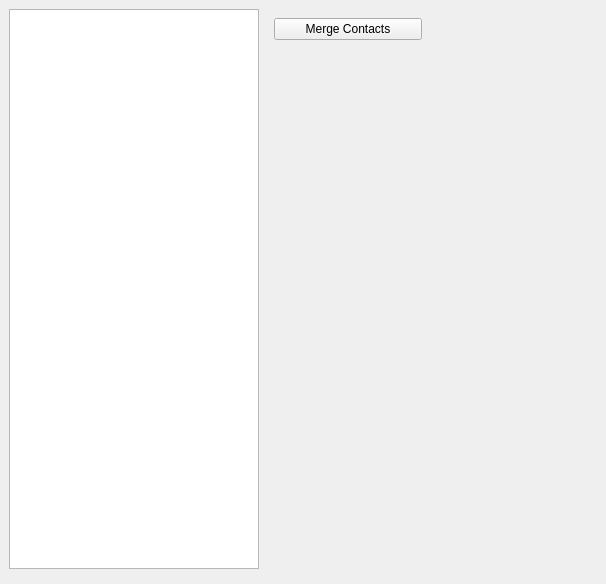
<?xml version="1.0" encoding="UTF-8"?>
<ui version="4.0">
 <class>MainWindow</class>
 <widget class="QMainWindow" name="MainWindow">
  <property name="geometry">
   <rect>
    <x>0</x>
    <y>0</y>
    <width>606</width>
    <height>584</height>
   </rect>
  </property>
  <property name="windowTitle">
   <string>Address Book</string>
  </property>
  <widget class="QWidget" name="m_centralwidget">
   <layout class="QHBoxLayout" name="horizontalLayout">
    <item>
     <layout class="QVBoxLayout" name="verticalLayout_2">
      <property name="sizeConstraint">
       <enum>QLayout::SetMaximumSize</enum>
      </property>
      <item>
       <widget class="PersonsListView" name="m_personsView">
        <property name="sizePolicy">
         <sizepolicy hsizetype="Minimum" vsizetype="Expanding">
          <horstretch>0</horstretch>
          <verstretch>0</verstretch>
         </sizepolicy>
        </property>
        <property name="minimumSize">
         <size>
          <width>250</width>
          <height>0</height>
         </size>
        </property>
        <property name="maximumSize">
         <size>
          <width>250</width>
          <height>16777215</height>
         </size>
        </property>
        <property name="flow">
         <enum>QListView::TopToBottom</enum>
        </property>
        <property name="gridSize">
         <size>
          <width>0</width>
          <height>0</height>
         </size>
        </property>
        <property name="viewMode">
         <enum>QListView::IconMode</enum>
        </property>
       </widget>
      </item>
      <item>
       <widget class="FilterBar" name="m_filterBar" native="true">
        <property name="maximumSize">
         <size>
          <width>16777215</width>
          <height>16777215</height>
         </size>
        </property>
       </widget>
      </item>
     </layout>
    </item>
    <item>
     <widget class="QStackedWidget" name="m_stackWidget">
      <property name="sizePolicy">
       <sizepolicy hsizetype="MinimumExpanding" vsizetype="Preferred">
        <horstretch>0</horstretch>
        <verstretch>0</verstretch>
       </sizepolicy>
      </property>
      <property name="currentIndex">
       <number>0</number>
      </property>
      <widget class="QWidget" name="page_1">
       <layout class="QVBoxLayout" name="verticalLayout">
        <item>
         <widget class="QPushButton" name="m_mergeButton">
          <property name="text">
           <string>Merge Contacts</string>
          </property>
         </widget>
        </item>
        <item>
         <widget class="QScrollArea" name="scrollArea">
          <property name="sizePolicy">
           <sizepolicy hsizetype="Expanding" vsizetype="Expanding">
            <horstretch>0</horstretch>
            <verstretch>0</verstretch>
           </sizepolicy>
          </property>
          <property name="frameShape">
           <enum>QFrame::NoFrame</enum>
          </property>
          <property name="frameShadow">
           <enum>QFrame::Plain</enum>
          </property>
          <property name="widgetResizable">
           <bool>true</bool>
          </property>
          <widget class="QWidget" name="m_mergeList">
           <property name="geometry">
            <rect>
             <x>0</x>
             <y>0</y>
             <width>161</width>
             <height>538</height>
            </rect>
           </property>
          </widget>
         </widget>
        </item>
       </layout>
      </widget>
      <widget class="QWidget" name="page_2">
       <layout class="QVBoxLayout" name="verticalLayout_3">
        <item>
         <widget class="KPeople::PersonDetailsView" name="m_detailsView" native="true"/>
        </item>
       </layout>
      </widget>
     </widget>
    </item>
    <item>
     <spacer name="horizontalSpacer">
      <property name="orientation">
       <enum>Qt::Horizontal</enum>
      </property>
      <property name="sizeHint" stdset="0">
       <size>
        <width>40</width>
        <height>20</height>
       </size>
      </property>
     </spacer>
    </item>
   </layout>
  </widget>
 </widget>
 <customwidgets>
  <customwidget>
   <class>PersonsListView</class>
   <extends>QListView</extends>
   <header location="global">persons-list-view.h</header>
  </customwidget>
  <customwidget>
   <class>FilterBar</class>
   <extends>QWidget</extends>
   <header>filter-bar.h</header>
   <container>1</container>
  </customwidget>
  <customwidget>
   <class>KPeople::PersonDetailsView</class>
   <extends>QWidget</extends>
   <header location="global">kpeople/widgets/persondetailsview.h</header>
   <container>1</container>
  </customwidget>
 </customwidgets>
 <resources/>
 <connections/>
</ui>
